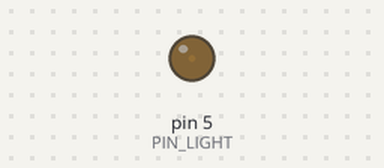
Simulated run of this sketch. Board: Arduino Uno, built with avr-gcc and run on an emulated ATmega328P. On the bench: output pins drawn as LEDs (lit = HIGH).

Above: at 0.05 s.
At 1.5 s:
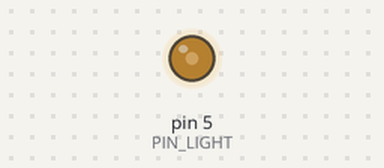
At 3.0 s:
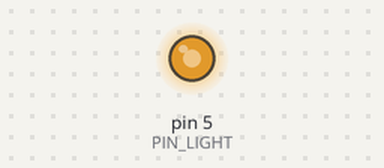
At 6.7 s:
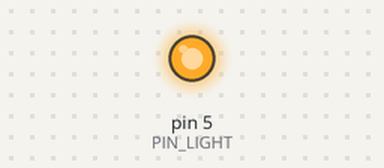
Timing chart, 0 to 14.0 s (numbered marks = the images above):
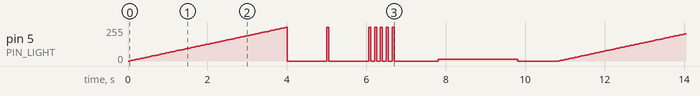

The sketch:

LightFlasher.ino
```cpp
// Light Flasher.
//
// This is a test to see if we can control the car light.

#define PIN_LIGHT 5 // Input Trigger

void setup() {
  // initialize digital pin LED_BUILTIN as an output.
  pinMode(PIN_LIGHT, OUTPUT);
  digitalWrite(PIN_LIGHT, 0);
  Serial.begin(115200);
}

bool light_on(float brightness) {
  int ib = brightness * 255;
  if (ib < 0) ib = 0;
  if (ib > 255) ib = 255;
  analogWrite(PIN_LIGHT, ib);
}

bool light_off() {
  digitalWrite(PIN_LIGHT, 0);
}

void flash() {
  light_on(1.0);
  delay(50);
  light_off();
}

void ramp_up() {
  int i;
  for(i = 0; i < 100; i++) {
    float b = i / 100.0;
    light_on(b);
    delay(40);
  }
  light_off();
}

void loop() {
    ramp_up();
    delay(1000);
    flash();
    delay(1000);
    for(int i = 0; i < 5; i++) {
      flash();
      delay(100);
    }
    delay(1000);
    light_on(0.05);
    delay(2000);
    light_off();
    delay(1000);
}
```

Measured:
- by itself, pin 5 (PIN_LIGHT): moves between 0/255 and 255/255, repeating every 10.8 s
